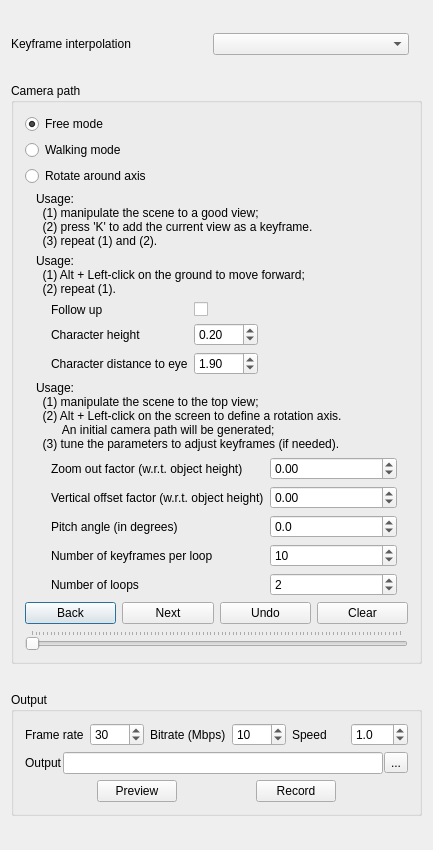
<?xml version="1.0" encoding="UTF-8"?>
<ui version="4.0">
 <class>DialogWalkThroughClass</class>
 <widget class="QDialog" name="DialogWalkThroughClass">
  <property name="geometry">
   <rect>
    <x>0</x>
    <y>0</y>
    <width>433</width>
    <height>850</height>
   </rect>
  </property>
  <property name="sizePolicy">
   <sizepolicy hsizetype="Preferred" vsizetype="Fixed">
    <horstretch>0</horstretch>
    <verstretch>0</verstretch>
   </sizepolicy>
  </property>
  <property name="maximumSize">
   <size>
    <width>16777215</width>
    <height>1459</height>
   </size>
  </property>
  <property name="contextMenuPolicy">
   <enum>Qt::DefaultContextMenu</enum>
  </property>
  <property name="windowTitle">
   <string>Walk through</string>
  </property>
  <layout class="QVBoxLayout" name="verticalLayout_8">
   <item>
    <layout class="QHBoxLayout" name="horizontalLayout_5">
     <item>
      <widget class="QLabel" name="label_3">
       <property name="text">
        <string>Keyframe interpolation</string>
       </property>
      </widget>
     </item>
     <item>
      <widget class="QComboBox" name="comboBoxInterpolationMethod"/>
     </item>
     <item>
      <spacer name="horizontalSpacer_9">
       <property name="orientation">
        <enum>Qt::Horizontal</enum>
       </property>
       <property name="sizeType">
        <enum>QSizePolicy::Preferred</enum>
       </property>
       <property name="sizeHint" stdset="0">
        <size>
         <width>13</width>
         <height>15</height>
        </size>
       </property>
      </spacer>
     </item>
    </layout>
   </item>
   <item>
    <widget class="QGroupBox" name="groupBox">
     <property name="sizePolicy">
      <sizepolicy hsizetype="Preferred" vsizetype="Fixed">
       <horstretch>0</horstretch>
       <verstretch>0</verstretch>
      </sizepolicy>
     </property>
     <property name="title">
      <string>Camera path</string>
     </property>
     <layout class="QVBoxLayout" name="verticalLayout_7">
      <item>
       <layout class="QVBoxLayout" name="verticalLayout_2">
        <item>
         <widget class="QRadioButton" name="radioButtonFreeMode">
          <property name="text">
           <string>Free mode</string>
          </property>
          <property name="checked">
           <bool>true</bool>
          </property>
         </widget>
        </item>
        <item>
         <widget class="QRadioButton" name="radioButtonWalkingMode">
          <property name="text">
           <string>Walking mode</string>
          </property>
         </widget>
        </item>
        <item>
         <widget class="QRadioButton" name="radioButtonRotateAroundAxis">
          <property name="text">
           <string>Rotate around axis</string>
          </property>
         </widget>
        </item>
       </layout>
      </item>
      <item>
       <layout class="QVBoxLayout" name="verticalLayout_6">
        <item>
         <widget class="QWidget" name="widgetFreeMode" native="true">
          <layout class="QVBoxLayout" name="verticalLayout_3">
           <property name="topMargin">
            <number>0</number>
           </property>
           <property name="bottomMargin">
            <number>0</number>
           </property>
           <item>
            <widget class="QLabel" name="labelFreeMode">
             <property name="text">
              <string>Usage: 
  (1) manipulate the scene to a good view;  
  (2) press 'K' to add the current view as a keyframe. 
  (3) repeat (1) and (2).</string>
             </property>
            </widget>
           </item>
          </layout>
         </widget>
        </item>
        <item>
         <widget class="QWidget" name="widgetWalkingMode" native="true">
          <layout class="QVBoxLayout" name="verticalLayout_4">
           <property name="topMargin">
            <number>0</number>
           </property>
           <property name="bottomMargin">
            <number>0</number>
           </property>
           <item>
            <widget class="QLabel" name="label">
             <property name="text">
              <string>Usage:
  (1) Alt + Left-click on the ground to move forward;
  (2) repeat (1).</string>
             </property>
            </widget>
           </item>
           <item>
            <layout class="QHBoxLayout" name="horizontalLayout_3">
             <item>
              <spacer name="horizontalSpacer">
               <property name="orientation">
                <enum>Qt::Horizontal</enum>
               </property>
               <property name="sizeType">
                <enum>QSizePolicy::Fixed</enum>
               </property>
               <property name="sizeHint" stdset="0">
                <size>
                 <width>15</width>
                 <height>18</height>
                </size>
               </property>
              </spacer>
             </item>
             <item>
              <layout class="QGridLayout" name="gridLayout">
               <item row="0" column="0">
                <widget class="QLabel" name="labelFollowUp">
                 <property name="text">
                  <string>Follow up</string>
                 </property>
                </widget>
               </item>
               <item row="0" column="1">
                <widget class="QCheckBox" name="checkBoxFollowUp">
                 <property name="text">
                  <string/>
                 </property>
                </widget>
               </item>
               <item row="1" column="0">
                <widget class="QLabel" name="labelCharacterHeight">
                 <property name="text">
                  <string>Character height</string>
                 </property>
                </widget>
               </item>
               <item row="1" column="1">
                <widget class="QDoubleSpinBox" name="doubleSpinBoxCharacterHeightFactor">
                 <property name="decimals">
                  <number>2</number>
                 </property>
                 <property name="maximum">
                  <double>100.000000000000000</double>
                 </property>
                 <property name="singleStep">
                  <double>0.100000000000000</double>
                 </property>
                 <property name="value">
                  <double>0.200000000000000</double>
                 </property>
                </widget>
               </item>
               <item row="2" column="0">
                <widget class="QLabel" name="labelCharacterDistanceToEye">
                 <property name="text">
                  <string>Character distance to eye</string>
                 </property>
                </widget>
               </item>
               <item row="2" column="1">
                <widget class="QDoubleSpinBox" name="doubleSpinBoxCharacterDistanceFactor">
                 <property name="decimals">
                  <number>2</number>
                 </property>
                 <property name="maximum">
                  <double>100.000000000000000</double>
                 </property>
                 <property name="singleStep">
                  <double>0.100000000000000</double>
                 </property>
                 <property name="value">
                  <double>1.900000000000000</double>
                 </property>
                </widget>
               </item>
              </layout>
             </item>
             <item>
              <spacer name="horizontalSpacer_14">
               <property name="orientation">
                <enum>Qt::Horizontal</enum>
               </property>
               <property name="sizeHint" stdset="0">
                <size>
                 <width>13</width>
                 <height>15</height>
                </size>
               </property>
              </spacer>
             </item>
            </layout>
           </item>
          </layout>
         </widget>
        </item>
        <item>
         <widget class="QWidget" name="widgetRotateAroundAxis" native="true">
          <layout class="QVBoxLayout" name="verticalLayout_5">
           <property name="topMargin">
            <number>0</number>
           </property>
           <property name="bottomMargin">
            <number>0</number>
           </property>
           <item>
            <widget class="QLabel" name="labelUsageRotateAroundAxis">
             <property name="text">
              <string>Usage:
  (1) manipulate the scene to the top view;
  (2) Alt + Left-click on the screen to define a rotation axis.
        An initial camera path will be generated;
  (3) tune the parameters to adjust keyframes (if needed).</string>
             </property>
            </widget>
           </item>
           <item>
            <layout class="QHBoxLayout" name="horizontalLayoutRotateAroundAxis">
             <item>
              <spacer name="horizontalSpacer_2">
               <property name="orientation">
                <enum>Qt::Horizontal</enum>
               </property>
               <property name="sizeType">
                <enum>QSizePolicy::Fixed</enum>
               </property>
               <property name="sizeHint" stdset="0">
                <size>
                 <width>15</width>
                 <height>18</height>
                </size>
               </property>
              </spacer>
             </item>
             <item>
              <layout class="QGridLayout" name="gridLayoutRotateAroundAxis">
               <item row="1" column="0">
                <widget class="QLabel" name="labelVerticalOffsetFactor">
                 <property name="text">
                  <string>Vertical offset factor (w.r.t. object height)</string>
                 </property>
                </widget>
               </item>
               <item row="1" column="1">
                <widget class="QDoubleSpinBox" name="doubleSpinBoxVerticalOffsetFactor">
                 <property name="minimum">
                  <double>-100.000000000000000</double>
                 </property>
                 <property name="maximum">
                  <double>100.000000000000000</double>
                 </property>
                 <property name="singleStep">
                  <double>0.100000000000000</double>
                 </property>
                 <property name="value">
                  <double>0.000000000000000</double>
                 </property>
                </widget>
               </item>
               <item row="3" column="0">
                <widget class="QLabel" name="labelNumberKeyframesPerLoop">
                 <property name="text">
                  <string>Number of keyframes per loop</string>
                 </property>
                </widget>
               </item>
               <item row="3" column="1">
                <widget class="QSpinBox" name="spinBoxNumberKeyframesPerLoop">
                 <property name="maximum">
                  <number>99</number>
                 </property>
                 <property name="value">
                  <number>10</number>
                 </property>
                </widget>
               </item>
               <item row="0" column="1">
                <widget class="QDoubleSpinBox" name="doubleSpinBoxZoomOutFactor">
                 <property name="minimum">
                  <double>-100.000000000000000</double>
                 </property>
                 <property name="maximum">
                  <double>100.000000000000000</double>
                 </property>
                 <property name="singleStep">
                  <double>0.100000000000000</double>
                 </property>
                 <property name="value">
                  <double>0.000000000000000</double>
                 </property>
                </widget>
               </item>
               <item row="0" column="0">
                <widget class="QLabel" name="labelZoomOutFactor">
                 <property name="text">
                  <string>Zoom out factor (w.r.t. object height)</string>
                 </property>
                </widget>
               </item>
               <item row="4" column="1">
                <widget class="QSpinBox" name="spinBoxNumberLoops">
                 <property name="value">
                  <number>2</number>
                 </property>
                </widget>
               </item>
               <item row="4" column="0">
                <widget class="QLabel" name="labelNumberLoops">
                 <property name="text">
                  <string>Number of loops</string>
                 </property>
                </widget>
               </item>
               <item row="2" column="0">
                <widget class="QLabel" name="labelPitchAngle">
                 <property name="text">
                  <string>Pitch angle (in degrees)</string>
                 </property>
                </widget>
               </item>
               <item row="2" column="1">
                <widget class="QDoubleSpinBox" name="doubleSpinBoxPitchAngle">
                 <property name="decimals">
                  <number>1</number>
                 </property>
                 <property name="minimum">
                  <double>-89.000000000000000</double>
                 </property>
                 <property name="maximum">
                  <double>89.000000000000000</double>
                 </property>
                 <property name="singleStep">
                  <double>1.000000000000000</double>
                 </property>
                 <property name="value">
                  <double>0.000000000000000</double>
                 </property>
                </widget>
               </item>
              </layout>
             </item>
            </layout>
           </item>
          </layout>
         </widget>
        </item>
       </layout>
      </item>
      <item>
       <layout class="QHBoxLayout" name="horizontalLayoutCameraPathButtons">
        <item>
         <widget class="QPushButton" name="previousKeyframeButton">
          <property name="text">
           <string>Back</string>
          </property>
         </widget>
        </item>
        <item>
         <widget class="QPushButton" name="nextKeyframeButton">
          <property name="text">
           <string>Next</string>
          </property>
          <property name="default">
           <bool>false</bool>
          </property>
         </widget>
        </item>
        <item>
         <widget class="QPushButton" name="removeLastKeyframeButton">
          <property name="text">
           <string>Undo</string>
          </property>
         </widget>
        </item>
        <item>
         <widget class="QPushButton" name="clearCameraPathButton">
          <property name="text">
           <string>Clear</string>
          </property>
         </widget>
        </item>
       </layout>
      </item>
      <item>
       <widget class="QSlider" name="horizontalSliderPreview">
        <property name="pageStep">
         <number>1</number>
        </property>
        <property name="orientation">
         <enum>Qt::Horizontal</enum>
        </property>
        <property name="tickPosition">
         <enum>QSlider::TicksAbove</enum>
        </property>
        <property name="tickInterval">
         <number>1</number>
        </property>
       </widget>
      </item>
     </layout>
    </widget>
   </item>
   <item>
    <widget class="QGroupBox" name="videoOutputGroupBox">
     <property name="sizePolicy">
      <sizepolicy hsizetype="Preferred" vsizetype="Fixed">
       <horstretch>0</horstretch>
       <verstretch>0</verstretch>
      </sizepolicy>
     </property>
     <property name="title">
      <string>Output</string>
     </property>
     <layout class="QVBoxLayout" name="verticalLayout">
      <item>
       <layout class="QHBoxLayout" name="horizontalLayout_2">
        <item>
         <widget class="QLabel" name="labelFrameRate">
          <property name="text">
           <string>Frame rate</string>
          </property>
         </widget>
        </item>
        <item>
         <widget class="QSpinBox" name="spinBoxFPS">
          <property name="toolTip">
           <string>Number of frames per second</string>
          </property>
          <property name="minimum">
           <number>1</number>
          </property>
          <property name="maximum">
           <number>60</number>
          </property>
          <property name="value">
           <number>30</number>
          </property>
         </widget>
        </item>
        <item>
         <widget class="QLabel" name="labelBitRate">
          <property name="text">
           <string>Bitrate (Mbps)</string>
          </property>
         </widget>
        </item>
        <item>
         <widget class="QSpinBox" name="spinBoxBitRate">
          <property name="toolTip">
           <string>Bitrate (in Mbps)
The higher, the better the quality (but the larger file size of the video)</string>
          </property>
          <property name="minimum">
           <number>1</number>
          </property>
          <property name="maximum">
           <number>1000</number>
          </property>
          <property name="singleStep">
           <number>1</number>
          </property>
          <property name="value">
           <number>10</number>
          </property>
         </widget>
        </item>
        <item>
         <widget class="QLabel" name="labelInterpolationSpeed">
          <property name="text">
           <string>Speed</string>
          </property>
         </widget>
        </item>
        <item>
         <widget class="QDoubleSpinBox" name="doubleSpinBoxInterpolationSpeed">
          <property name="decimals">
           <number>1</number>
          </property>
          <property name="minimum">
           <double>0.100000000000000</double>
          </property>
          <property name="maximum">
           <double>100.000000000000000</double>
          </property>
          <property name="singleStep">
           <double>0.100000000000000</double>
          </property>
          <property name="value">
           <double>1.000000000000000</double>
          </property>
         </widget>
        </item>
       </layout>
      </item>
      <item>
       <layout class="QHBoxLayout" name="horizontalLayoutOutputFile">
        <property name="spacing">
         <number>1</number>
        </property>
        <item>
         <widget class="QLabel" name="labelOutputFile">
          <property name="text">
           <string>Output</string>
          </property>
         </widget>
        </item>
        <item>
         <widget class="QLineEdit" name="lineEditOutputFile">
          <property name="toolTip">
           <string>The recording file name</string>
          </property>
         </widget>
        </item>
        <item>
         <widget class="QToolButton" name="browseButton">
          <property name="text">
           <string notr="true">...</string>
          </property>
         </widget>
        </item>
       </layout>
      </item>
      <item>
       <layout class="QHBoxLayout" name="horizontalLayout">
        <item>
         <spacer name="horizontalSpacer_6">
          <property name="orientation">
           <enum>Qt::Horizontal</enum>
          </property>
          <property name="sizeType">
           <enum>QSizePolicy::Expanding</enum>
          </property>
          <property name="sizeHint" stdset="0">
           <size>
            <width>0</width>
            <height>0</height>
           </size>
          </property>
         </spacer>
        </item>
        <item>
         <widget class="QPushButton" name="previewButton">
          <property name="text">
           <string>Preview</string>
          </property>
          <property name="checkable">
           <bool>true</bool>
          </property>
          <property name="checked">
           <bool>false</bool>
          </property>
         </widget>
        </item>
        <item>
         <spacer name="horizontalSpacer_5">
          <property name="orientation">
           <enum>Qt::Horizontal</enum>
          </property>
          <property name="sizeType">
           <enum>QSizePolicy::Expanding</enum>
          </property>
          <property name="sizeHint" stdset="0">
           <size>
            <width>0</width>
            <height>0</height>
           </size>
          </property>
         </spacer>
        </item>
        <item>
         <widget class="QPushButton" name="recordButton">
          <property name="text">
           <string>Record</string>
          </property>
         </widget>
        </item>
        <item>
         <spacer name="horizontalSpacer_11">
          <property name="orientation">
           <enum>Qt::Horizontal</enum>
          </property>
          <property name="sizeType">
           <enum>QSizePolicy::Expanding</enum>
          </property>
          <property name="sizeHint" stdset="0">
           <size>
            <width>0</width>
            <height>0</height>
           </size>
          </property>
         </spacer>
        </item>
       </layout>
      </item>
     </layout>
    </widget>
   </item>
  </layout>
 </widget>
 <layoutdefault spacing="6" margin="11"/>
 <tabstops>
  <tabstop>comboBoxInterpolationMethod</tabstop>
  <tabstop>radioButtonFreeMode</tabstop>
  <tabstop>radioButtonWalkingMode</tabstop>
  <tabstop>radioButtonRotateAroundAxis</tabstop>
  <tabstop>checkBoxFollowUp</tabstop>
  <tabstop>doubleSpinBoxCharacterHeightFactor</tabstop>
  <tabstop>doubleSpinBoxCharacterDistanceFactor</tabstop>
  <tabstop>doubleSpinBoxZoomOutFactor</tabstop>
  <tabstop>doubleSpinBoxVerticalOffsetFactor</tabstop>
  <tabstop>doubleSpinBoxPitchAngle</tabstop>
  <tabstop>spinBoxNumberKeyframesPerLoop</tabstop>
  <tabstop>spinBoxNumberLoops</tabstop>
  <tabstop>previousKeyframeButton</tabstop>
  <tabstop>nextKeyframeButton</tabstop>
  <tabstop>removeLastKeyframeButton</tabstop>
  <tabstop>clearCameraPathButton</tabstop>
  <tabstop>horizontalSliderPreview</tabstop>
  <tabstop>spinBoxFPS</tabstop>
  <tabstop>spinBoxBitRate</tabstop>
  <tabstop>doubleSpinBoxInterpolationSpeed</tabstop>
  <tabstop>lineEditOutputFile</tabstop>
  <tabstop>browseButton</tabstop>
  <tabstop>previewButton</tabstop>
  <tabstop>recordButton</tabstop>
 </tabstops>
 <resources/>
 <connections/>
</ui>
